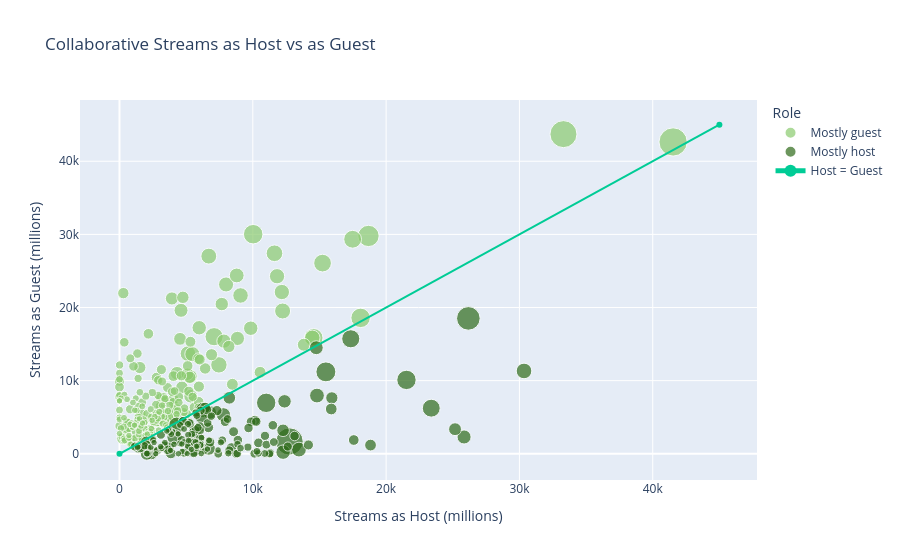

This figure's notebook cell:
### Markdown cell above
The analysis focuses on the 375 artists with the highest collaborative streams, excluding the 25% with the fewest collaborations (the first quartile). This ensures a fairer comparison, as a small number of collaborations could otherwise have a large impact on the results.

In the scatter plot below, each point is an artist and its size represents the total streams. The line shows where the streams as host and as guest are equal: artists above it collaborate mostly as guests and artists below it mostly as hosts.

### Code cell
collab_artists = collab_artists.copy()
collab_artists['Role'] = 'Mostly guest'
collab_artists.loc[collab_artists['% Host'] >= 50, 'Role'] = 'Mostly host'

fig = px.scatter(collab_artists, x='Host Streams', y='Feature Streams', size='Total Streams', color='Role',
                 hover_name='Artist Name', color_discrete_sequence=['#8BCB6F', '#2E6B1A'],
                 title='Collaborative Streams as Host vs as Guest')

fig.add_trace(go.Scatter(x=[0, 45000], y=[0, 45000], name='Host = Guest'))

fig.update_layout(xaxis_title='Streams as Host (millions)', yaxis_title='Streams as Guest (millions)')
fig.show()

### Figure 1 — Plotly figure (JSON) as saved in the notebook; plotly's stock layout.template omitted (floating-point values rounded to 4 significant figures; data arrays with more than 128 entries replaced by an {"elided": "..."} marker saying what was removed)
{"data": [{"hovertemplate": "<b>%{hovertext}</b><br><br>Role=Mostly guest<br>Host Streams=%{x}<br>Feature Streams=%{y}<br>Total Streams=%{marker.size}<extra></extra>", "hovertext": {"elided": "215 str values"}, "legendgroup": "Mostly guest", "marker": {"color": "#8BCB6F", "size": {"elided": "215 float values"}, "sizemode": "area", "sizeref": 343.7, "symbol": "circle"}, "mode": "markers", "name": "Mostly guest", "orientation": "v", "showlegend": true, "type": "scatter", "x": {"elided": "215 float values"}, "xaxis": "x", "y": {"elided": "215 float values"}, "yaxis": "y"}, {"hovertemplate": "<b>%{hovertext}</b><br><br>Role=Mostly host<br>Host Streams=%{x}<br>Feature Streams=%{y}<br>Total Streams=%{marker.size}<extra></extra>", "hovertext": {"elided": "160 str values"}, "legendgroup": "Mostly host", "marker": {"color": "#2E6B1A", "size": {"elided": "160 float values"}, "sizemode": "area", "sizeref": 343.7, "symbol": "circle"}, "mode": "markers", "name": "Mostly host", "orientation": "v", "showlegend": true, "type": "scatter", "x": {"elided": "160 float values"}, "xaxis": "x", "y": {"elided": "160 float values"}, "yaxis": "y"}, {"name": "Host = Guest", "type": "scatter", "x": [0, 45000], "y": [0, 45000]}], "layout": {"legend": {"itemsizing": "constant", "title": {"text": "Role"}, "tracegroupgap": 0}, "title": {"text": "Collaborative Streams as Host vs as Guest"}, "xaxis": {"anchor": "y", "domain": [0, 1], "title": {"text": "Streams as Host (millions)"}}, "yaxis": {"anchor": "x", "domain": [0, 1], "title": {"text": "Streams as Guest (millions)"}}}}
